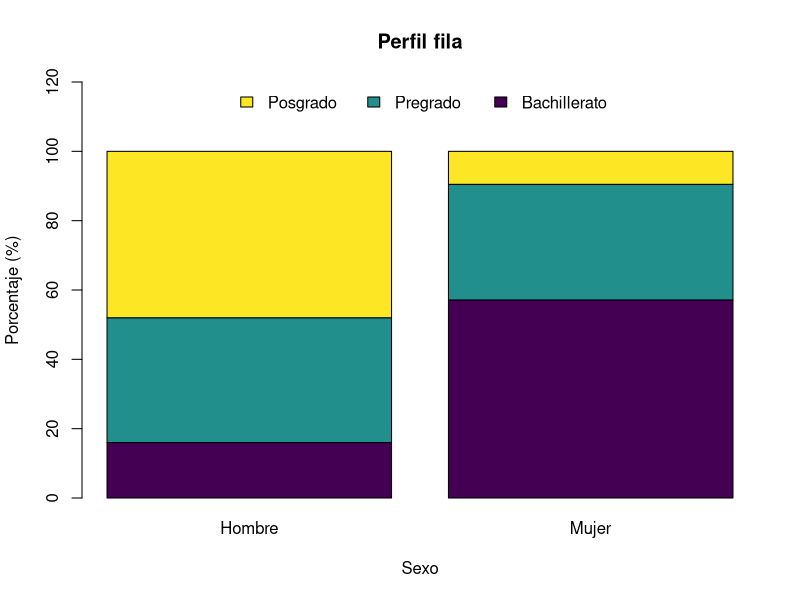
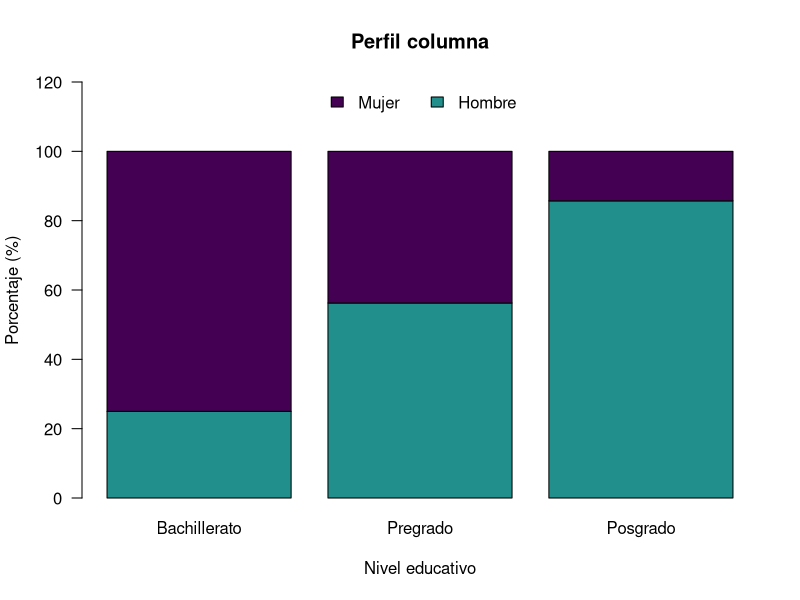
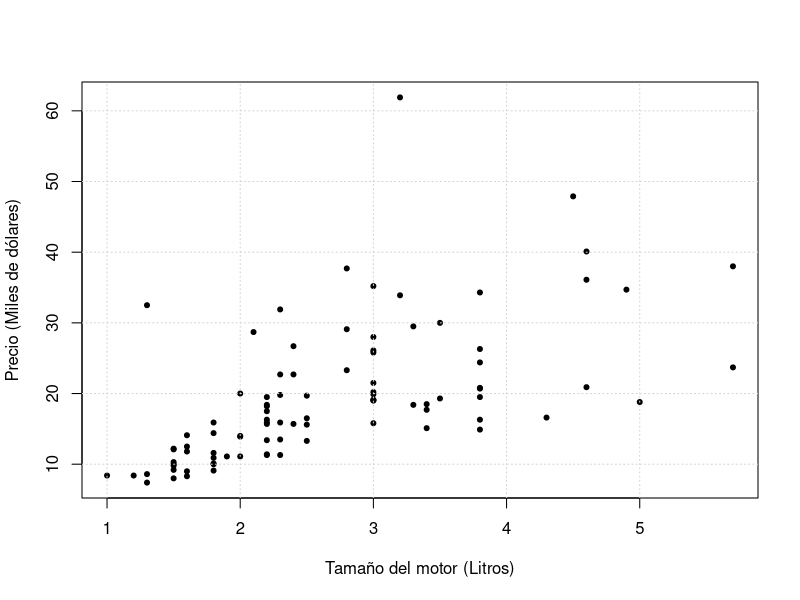
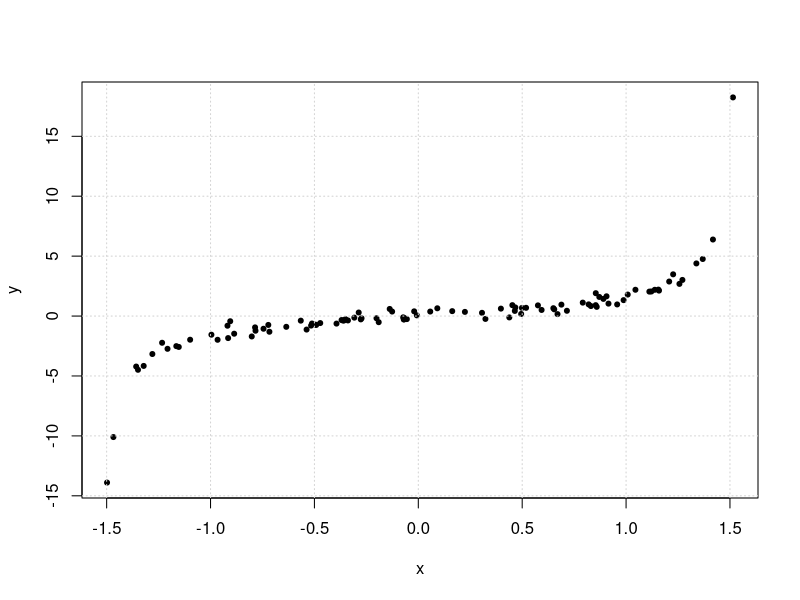
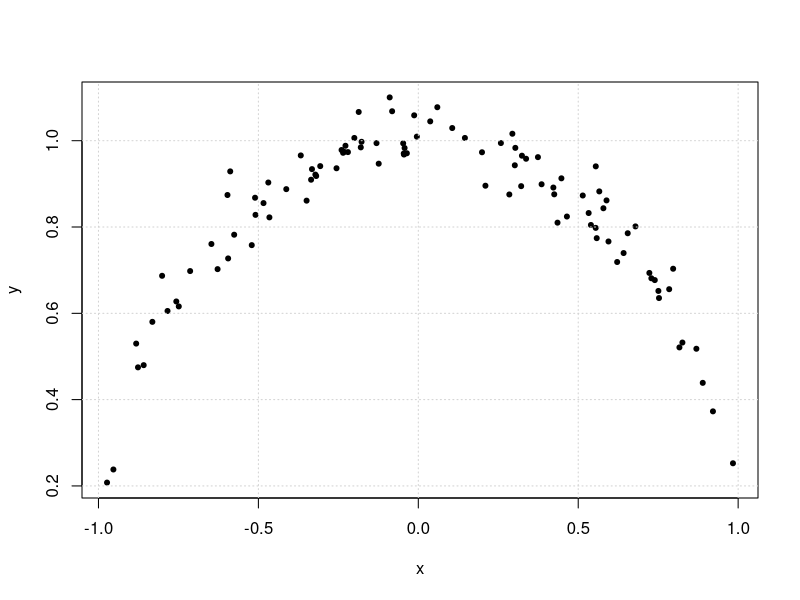

Recreate these plots in R, in order.
## ---- chunk 1
# datos
library(viridis)
tabla <- rbind(c(4, 9, 12), c(12, 7, 2))
rownames(tabla) <- c("Hombre","Mujer")
colnames(tabla) <- c("Bachillerato","Pregrado","Posgrado")
# perfiles fila
# perfiles fila
pf <- 100*prop.table(x = tabla, margin = 1)
# perfiles columna
pc <-100*prop.table(x = tabla, margin = 2)
# diagrama de barras perfiles fila
par(bg = "transparent")
barplot(height = t(pf), ylim = c(0,120), legend.text = TRUE, 
        args.legend = list(x = "top", bty = "n", ncol = 3), col=viridis(3),
        main = "Perfil fila", xlab = "Sexo", ylab = "Porcentaje (%)")
# diagrama de barras perfiles columna


## ---- chunk 2
par(bg = "transparent")
barplot(height = pc, beside = FALSE, las = 1, ylim = c(0, 120), col=viridis(3)[c(2,1)],
        legend.text = TRUE, args.legend = list(x = "top", bty = "n", ncol = 2), 
        main = "Perfil columna", xlab = "Nivel educativo", ylab = "Porcentaje (%)")
## ---- chunk 3
library(MASS)
data(Cars93)

par(bg = "transparent")
with(Cars93,plot(EngineSize,Price,
                 xlab = "Tamaño del motor (Litros)",
                 ylab = "Precio (Miles de dólares)",
                 pch = 20))
grid()
## ---- chunk 4

with(Cars93,cov(Price,EngineSize))

## ---- chunk 5

with(Cars93,cor(Price,EngineSize))

## ---- chunk 6

set.seed(1)

x <- runif(5)

print(round(x,3))

## ---- chunk 7

rank(x)

## ---- chunk 8

set.seed(1)
x <- runif(100,min = 0.01,max = 0.99)*pi-.5*pi
y <- tan(x)+0.35*rnorm(100)

par(bg = "transparent")
plot(x,y,pch = 20)
grid()
## ---- chunk 9
print("Pearson")
cor(x,y,method = "pearson")
print("Spearman")
cor(x,y,method = "spearman")
## ---- chunk 10

set.seed(1)
x <- runif(100,min = -1,max = 1)
y <- sqrt(1-x^2)+0.05*rnorm(100)
par(bg = "transparent")
plot(x,y,pch = 20)
grid()
## ---- chunk 11
#| echo: true
print("Pearson")
cor(x,y,method = "pearson")
print("Spearman")
cor(x,y,method = "spearman")
## ---- chunk 12
n <- 5

set.seed(1)
x <- sample(1:100,n)
y <- sample(1:100,n)

dat <- cbind(x,y)

rownames(dat) <- 1:n

dat
## ---- chunk 13

comparaciones <- matrix("",n,n)
for(i in 2:n){
  for(j in 1:(i-1)){
    comparaciones[i,j] <- ifelse(prod(dat[i,] - dat[j,]) > 0,"Con","Dis")
  }
}

colnames(comparaciones) <- rownames(comparaciones) <- 1:n
comparaciones
